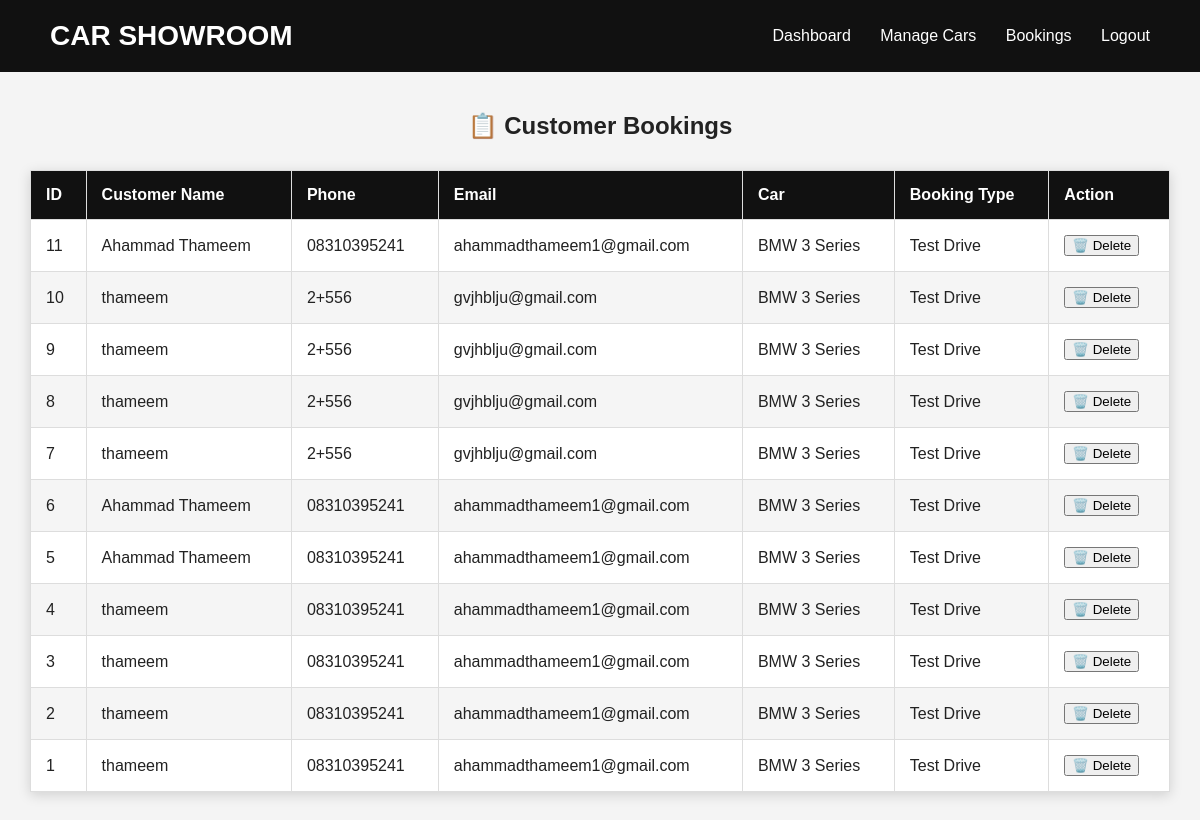
Screenshot of /admin-bookings (signed in) with the database file from the repository.
### tables this page shows
CREATE TABLE bookings (
            id INTEGER PRIMARY KEY AUTOINCREMENT,
            name TEXT NOT NULL,
            phone TEXT NOT NULL,
            email TEXT NOT NULL,
            car TEXT NOT NULL,
            booking_type TEXT NOT NULL
        );

### app.py (the view)
@app.route("/admin-bookings")
def admin_bookings():
    if not session.get("admin"):
        return redirect("/login")
    connection = sqlite3.connect("showroom.db")
    connection.row_factory = sqlite3.Row
    bookings_data = connection.execute(
        "SELECT * FROM bookings ORDER BY id DESC"
    ).fetchall()
    connection.close()
    return render_template(
        "admin_bookings.html",
        bookings=bookings_data
    )

### templates/admin_bookings.html (shortened to what this page needs)
<!DOCTYPE html>
<html lang="en">
<head>
    <link rel="stylesheet"
          href="{{ url_for('static', filename='style.css') }}">
</head>
<body>
<header>
    <div class="logo">CAR SHOWROOM</div>
    <nav>
        <a href="/admin">Dashboard</a>
        <a href="/manage-cars">Manage Cars</a>
        <a href="/admin-bookings">Bookings</a>
        <a href="/logout">Logout</a>
    </nav>
</header>
<div class="booking-container">
    <h2>📋 Customer Bookings</h2>
    {% if bookings %}
    <table class="booking-table">
        <thead>
            <tr>
                <th>ID</th>
                <th>Customer Name</th>
                <th>Phone</th>
                <th>Email</th>
                <th>Car</th>
                <th>Booking Type</th>
                <th>Action</th>
            </tr>
        </thead>
        <tbody>
            {% for booking in bookings %}
            <tr>
                <td>{{ booking['id'] }}</td>
                <td>{{ booking['name'] }}</td>
                <td>{{ booking['phone'] }}</td>
                <td>{{ booking['email'] }}</td>
                <td>{{ booking['car'] }}</td>
                <td>{{ booking['booking_type'] }}</td>
                <td>
    <form action="/delete-booking/{{ booking['id'] }}"
          method="POST"
          onsubmit="return confirm('Delete this booking?');">
        <button type="submit">🗑️ Delete</button>
    </form>
</td>
            </tr>
            {% endfor %}
        </tbody>
    </table>
    {% else %}
    <div class="no-bookings">
        <h3>No bookings yet.</h3>
        <p>Customer bookings will appear here.</p>
    </div>
    {% endif %}
</div>
</body>
</html>

### static/style.css (style rules this page uses)
body { margin: 0; font-family: Arial, sans-serif; background-color: #f4f4f4; color: #222; }
header { background-color: #111; color: white; padding: 20px 50px; display: flex; justify-content: space-between; align-items: center; }
.logo { font-size: 28px; font-weight: bold; }
nav a { color: white; text-decoration: none; margin-left: 25px; font-size: 16px; }
table { width: 100%; border-collapse: collapse; background: white; box-shadow: 0 4px 15px rgba(0, 0, 0, 0.12); }
th { background-color: #111; color: white; padding: 15px; }
td { padding: 14px; border-bottom: 1px solid #ddd; }

### templates/admin_bookings.html (style rules this page uses)
.booking-container { width: 95%; max-width: 1200px; margin: 40px auto; }
.booking-container h2 { text-align: center; margin-bottom: 30px; }
.booking-table { width: 100%; border-collapse: collapse; background: white; box-shadow: 0 3px 12px rgba(0,0,0,0.15); }
.booking-table th, .booking-table td { padding: 15px; border: 1px solid #ddd; text-align: left; }
.booking-table th { background: #111; color: white; }
.booking-table tr:nth-child(even) { background: #f5f5f5; }

### rows the page displays
bookings: id "11", name "Ahammad Thameem", phone "08310395241", email "ahammadthameem1@gmail.com", car "BMW 3 Series", booking_type "Test Drive"
bookings: id "10", name "thameem", phone "2+556", email "gvjhblju@gmail.com", car "BMW 3 Series", booking_type "Test Drive"
bookings: id "9", name "thameem", phone "2+556", email "gvjhblju@gmail.com", car "BMW 3 Series", booking_type "Test Drive"
bookings: id "8", name "thameem", phone "2+556", email "gvjhblju@gmail.com", car "BMW 3 Series", booking_type "Test Drive"
bookings: id "7", name "thameem", phone "2+556", email "gvjhblju@gmail.com", car "BMW 3 Series", booking_type "Test Drive"
bookings: id "6", name "Ahammad Thameem", phone "08310395241", email "ahammadthameem1@gmail.com", car "BMW 3 Series", booking_type "Test Drive"
bookings: id "5", name "Ahammad Thameem", phone "08310395241", email "ahammadthameem1@gmail.com", car "BMW 3 Series", booking_type "Test Drive"
bookings: id "4", name "thameem", phone "08310395241", email "ahammadthameem1@gmail.com", car "BMW 3 Series", booking_type "Test Drive"
bookings: id "3", name "thameem", phone "08310395241", email "ahammadthameem1@gmail.com", car "BMW 3 Series", booking_type "Test Drive"
bookings: id "2", name "thameem", phone "08310395241", email "ahammadthameem1@gmail.com", car "BMW 3 Series", booking_type "Test Drive"
bookings: id "1", name "thameem", phone "08310395241", email "ahammadthameem1@gmail.com", car "BMW 3 Series", booking_type "Test Drive"
